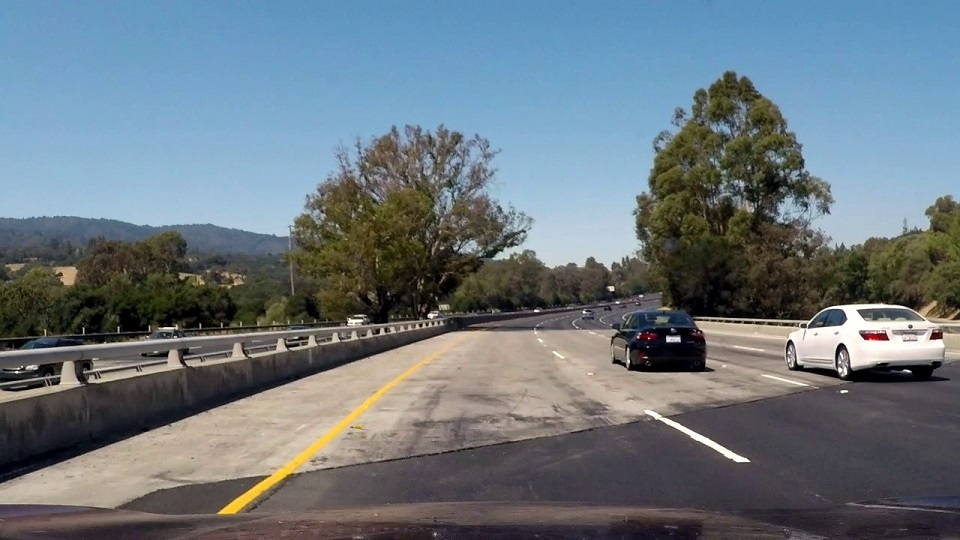
#> input picture test_images/challange00101.jpg, 960 x 540 px; its folder holds only this picture in this run
$ jupyter execute --allow-errors P1.ipynb   (shell and % lines are left out)
#> lines starting #> are read from the running program, lines starting #| are printed output that depends on the picture; after the words box and inside, x2 and y2 are one past the last pixel; in counts of white or black regions, pixels touching at a corner belong together
# Self-Driving Car Engineer Nanodegree

## Project: **Finding Lane Lines on the Road**
***
In this project, you will use the tools you learned about in the lesson to identify lane lines on the road.  You can develop your pipeline on a series of individual images, and later apply the result to a video stream (really just a series of images). Check out the video clip "raw-lines-example.mp4" (also contained in this repository) to see what the output should look like after using the helper functions below.

Once you have a result that looks roughly like "raw-lines-example.mp4", you'll need to get creative and try to average and/or extrapolate the line segments you've detected to map out the full extent of the lane lines.  You can see an example of the result you're going for in the video "P1_example.mp4".  Ultimately, you would like to draw just one line for the left side of the lane, and one for the right.

In addition to implementing code, there is a brief writeup to complete. The writeup should be completed in a separate file, which can be either a markdown file or a pdf document. There is a [write up template](https://github.com/udacity/CarND-LaneLines-P1/blob/master/writeup_template.md) that can be used to guide the writing process. Completing both the code in the Ipython notebook and the writeup template will cover all of the [rubric points](https://review.udacity.com/#!/rubrics/322/view) for this project.

---
Let's have a look at our first image called 'test_images/solidWhiteRight.jpg'.  Run the 2 cells below (hit Shift-Enter or the "play" button above) to display the image.

**Note: If, at any point, you encounter frozen display windows or other confounding issues, you can always start again with a clean slate by going to the "Kernel" menu above and selecting "Restart & Clear Output".**

---

**The tools you have are color selection, region of interest selection, grayscaling, Gaussian smoothing, Canny Edge Detection and Hough Tranform line detection.  You  are also free to explore and try other techniques that were not presented in the lesson.  Your goal is piece together a pipeline to detect the line segments in the image, then average/extrapolate them and draw them onto the image for display (as below).  Once you have a working pipeline, try it out on the video stream below.**

---

<figure>

 <figcaption>
 <p></p>
 <p style="text-align: center;"> Your output should look something like this (above) after detecting line segments using the helper functions below </p>
 </figcaption>
</figure>
 <p></p>
<figure>

 <figcaption>
 <p></p>
 <p style="text-align: center;"> Your goal is to connect/average/extrapolate line segments to get output like this</p>
 </figcaption>
</figure>

**Run the cell below to import some packages.  If you get an `import error` for a package you've already installed, try changing your kernel (select the Kernel menu above --> Change Kernel).  Still have problems?  Try relaunching Jupyter Notebook from the terminal prompt.  Also, consult the forums for more troubleshooting tips.**

## Import Packages

[cell 1]
#importing some useful packages
import matplotlib.pyplot as plt
import matplotlib.image as mpimg
import numpy as np
import cv2

## Read in an Image

#> (a cell that did not finish here is left out)

## Ideas for Lane Detection Pipeline

**Some OpenCV functions (beyond those introduced in the lesson) that might be useful for this project are:**

`cv2.inRange()` for color selection
`cv2.fillPoly()` for regions selection
`cv2.line()` to draw lines on an image given endpoints
`cv2.addWeighted()` to coadd / overlay two images
`cv2.cvtColor()` to grayscale or change color
`cv2.imwrite()` to output images to file
`cv2.bitwise_and()` to apply a mask to an image

**Check out the OpenCV documentation to learn about these and discover even more awesome functionality!**

## Helper Functions

Below are some helper functions to help get you started. They should look familiar from the lesson!

[cell 3]
# helper function are moved to the main cell of the program
# I don't like that I need to go up and execute cells separately
# while I'm developing. Sine I like contrant refactoring helper
# funcitions are "never done".

## Test Images

Build your pipeline to work on the images in the directory "test_images"
**You should make sure your pipeline works well on these images before you try the videos.**

[cell 4]
import os
os.listdir("test_images/")

## Build a Lane Finding Pipeline

Build the pipeline and run your solution on all test_images. Make copies into the `test_images_output` directory, and you can use the images in your writeup report.

Try tuning the various parameters, especially the low and high Canny thresholds as well as the Hough lines parameters.

[cell 5]
## This is a main cell where actual finting is.
import os
import math

def grayscale(img):
    """Applies the Grayscale transform
    This will return an image with only one color channel
    but NOTE: to see the returned image as grayscale
    (assuming your grayscaled image is called 'gray')
    you should call plt.imshow(gray, cmap='gray')"""
    return cv2.cvtColor(img, cv2.COLOR_RGB2GRAY)
    # Or use BGR2GRAY if you read an image with cv2.imread()
    # return cv2.cvtColor(img, cv2.COLOR_BGR2GRAY)

def gaussian_blur(img, kernel_size):
    """Applies a Gaussian Noise kernel"""
    return cv2.GaussianBlur(img, (kernel_size, kernel_size), 0)

def canny(img, low_threshold, high_threshold):
    """Applies the Canny transform"""
    return cv2.Canny(img, low_threshold, high_threshold)

def region_of_interest(img, width, height):

    # Next we'll create a masked edges image using cv2.fillPoly()
    mask = np.zeros_like(img)
    ignore_mask_color = 255

    top = 0.6
    bottom = 0.9

    # This time we are defining a four sided polygon to mask
    vertices = np.array([[(width * 0.05 , height * bottom), (width * 0.49, height * top),
                          (width * 0.51, height * top), (width * 0.95, height * bottom)]], dtype=np.int32)
    cv2.fillPoly(mask, vertices, ignore_mask_color)
    masked_img = cv2.bitwise_and(img, mask)

    return masked_img


# [9 lines left out: function hough_lines, not called in this run]

def calc_lane(lanes, lines, width, height, top_of_the_road):
    if len(lines) > 0 :
        slope, offset = tuple(np.mean(lines, axis=0))
        if slope != 0 and slope != float('-inf'):
            #print("found")
            # print(slope)
            y1 = int(height * top_of_the_road)
            x1 = int((y1 - offset) / slope)
            y2 = height
            x2 = int((y2 - offset) / slope)
            lanes.append([x1, y1, x2, y2])

def detect_lanes(lines, width, height):
    """
    Think about things like separating line segments by their
    slope ((y2-y1)/(x2-x1)) to decide which segments are part of the left
    line vs. the right line.  Then, you can average the position of each of
    the lines and extrapolate to the top and bottom of the lane.
    """
    left_lines = []
    right_lines = []
    lanes = []

    if lines is not None:
        for line in lines:
            for x1,y1,x2,y2 in line:
                slope = (y2 - y1) / (x2 - x1)
                if slope > 0.5 or slope < -0.5:
                    # print(slope)
                    b = y1 - slope * x1
                    if slope > 0:
                        left_lines.append(tuple([slope, b]))
                    else:
                        right_lines.append(tuple([slope, b]))

        calc_lane(lanes, left_lines, width, height, 0.6)
        calc_lane(lanes, right_lines, width, height, 0.6)

    return lanes

def draw_lines(line_image, lines, color=[0, 0, 255], thickness=5):
    if lines is not None:
        for x1,y1,x2,y2 in lines:
            cv2.line(line_image, (x1, y1), (x2, y2), color, thickness)

def weighted_img(img, initial_img, α=0.8, β=1., γ=0.):
    """
    `img` is an image with lines drawn on it.
    Should be a blank image (all black) with lines drawn on it.

    `initial_img` should be the image before any processing.

    The result image is computed as follows:

    initial_img * α + img * β + γ
    NOTE: initial_img and img must be the same shape!
    """
    return cv2.addWeighted(initial_img, α, img, β, γ)

def process_image(image):

    # take a image dimensions
    imshape = image.shape
    height = imshape[0]
    width = imshape[1]

    # These are the model parameters
    # Gausian blur
    kernel_size = 5
    # Canny
    low_threshold = 90
    high_threshold = 150
    # The Hough transform parameters
    rho = 2 # distance resolution in pixels of the Hough grid
    theta = np.pi/180 * 1 # angular resolution in radians of the Hough grid
    threshold = 80     # minimum number of votes (intersections in Hough grid cell)
    min_line_length = 50 #minimum number of pixels making up a line
    max_line_gap = 100    # maximum gap in pixels between connectable line segments

    # This is the processing pipeline
    gray = grayscale(image)
    blur_gray = gaussian_blur(gray, kernel_size)
    edges = canny(blur_gray, low_threshold, high_threshold)
    masked_edges_region = region_of_interest(edges, width, height)
    lines = cv2.HoughLinesP(masked_edges_region, rho, theta, threshold, np.array([]), min_line_length, max_line_gap)
    lanes = detect_lanes(lines, width, height) # Use lines to find lanes

    # Make lanes image
    line_image = np.copy(image)*0 # creating a blank to draw lines on
    draw_lines(line_image, lanes)

    output_image = weighted_img(line_image, image, 0.8, 1, 0) # Make weighted image

    return output_image

#############################################################################################
#############################################################################################
#############################################################################################

image_folder = "test_images/"
image_filenames = os.listdir(image_folder)

no_images = len(image_filenames)

fig=plt.figure(figsize=(15, 100))
i = 1
for filename in image_filenames:
    print(filename)
    image = mpimg.imread(image_folder + filename)
#> image is the input picture: shape (540, 960, 3); mean R, G, B 106.9, 118.4, 126
    fig.add_subplot(no_images, 1, i)
    out = process_image(image)
#> in grayscale, `return cv2.cvtColor(img, cv2.COLOR_RGB2GRAY)`:
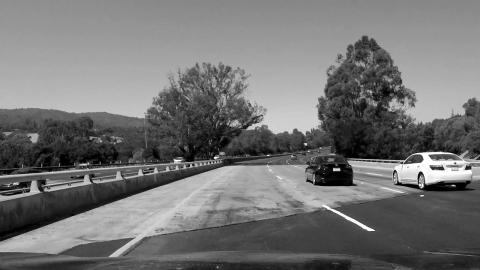
#> returned value: shape (540, 960) (shown at 1/2 size); min 0, max 255, mean 115.8
#> in canny, `return cv2.Canny(img, low_threshold, high_threshold)`:
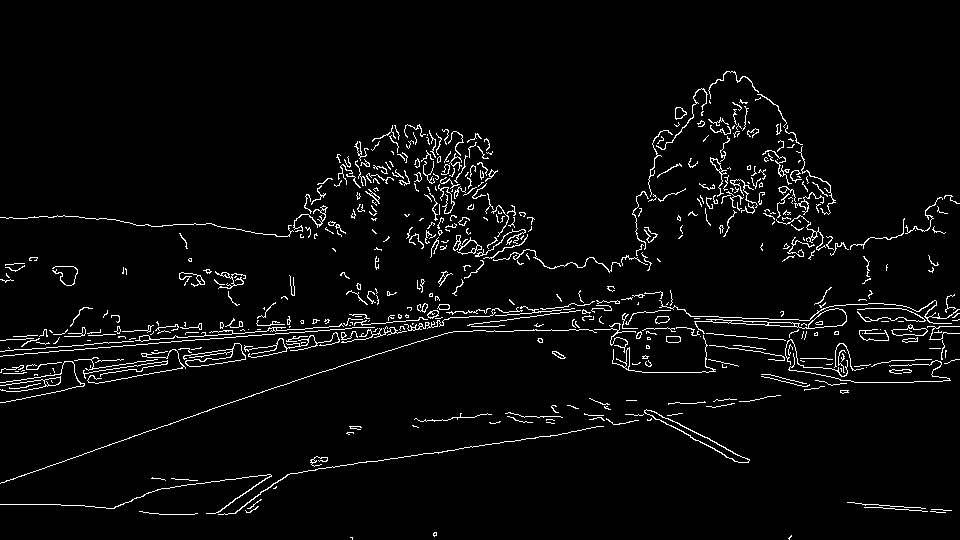
#> returned value: shape (540, 960); 3.7% white in thin lines or dots, all inside (x1, y1, x2, y2) = (0, 71, 960, 540)
#> in region_of_interest, `cv2.fillPoly(mask, vertices, ignore_mask_color)`:
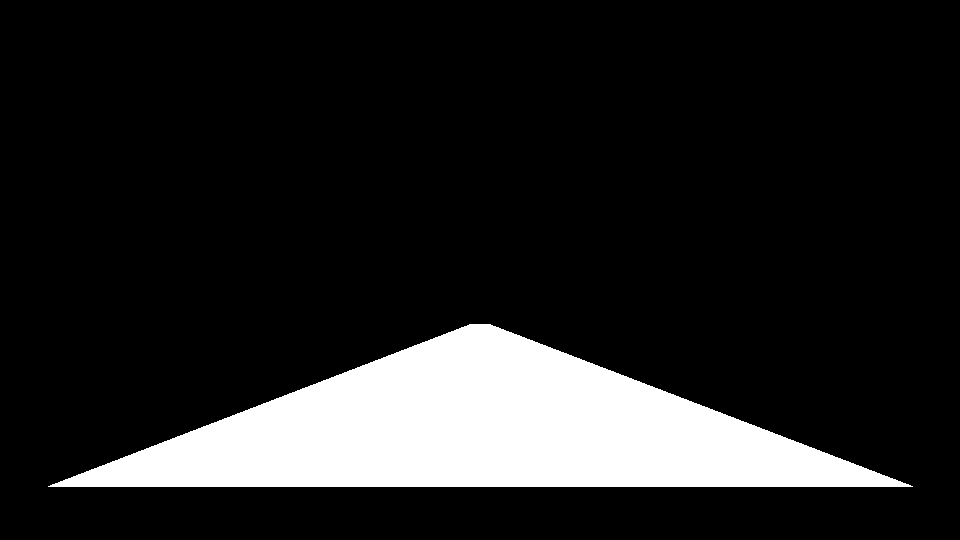
#> mask: shape (540, 960); 14% white; 1 white region, box (x1, y1, x2, y2) and area: (48, 324, 913, 487) 72388
#> in region_of_interest, `masked_img = cv2.bitwise_and(img, mask)`:
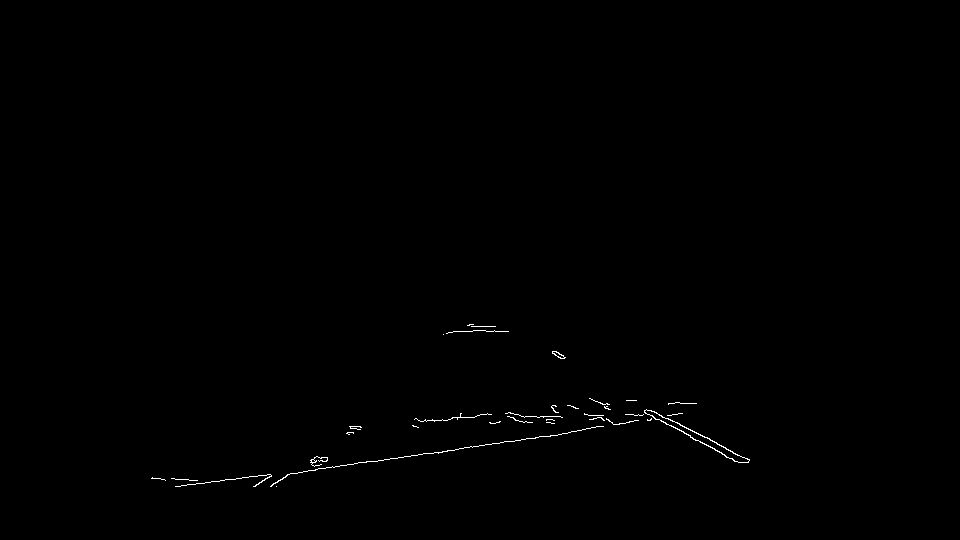
#> masked_img: shape (540, 960); 0.29% white in thin lines or dots, all inside (x1, y1, x2, y2) = (151, 324, 750, 487)
#> in process_image, `lines = cv2.HoughLinesP(masked_edges_region, rho, theta, threshold, np..`: lines = [[235, 479, 668, 419], [176, 486, 267, 474], [629, 400, 742, 457], [414, 419, 677, 414], [418, 420, 672, 420], [265, 478, 392, 458], [645, 413, 741, 462], [631, 400, 716, 442], [460, 416, 653, 416]]
#> the loop in detect_lanes, `for line in lines:` made 9 passes
#> after the loop in detect_lanes, `for line in lines:`: left_lines = [(0.504, 82.72), (0.51, 83.78)]; right_lines = []
#> in calc_lane, `slope, offset = tuple(np.mean(lines, axis=0))`: slope = 0.507; offset = 83.25
#> in calc_lane, `x1 = int((y1 - offset) / slope)`: x1 = 474
#> in calc_lane, `x2 = int((y2 - offset) / slope)`: x2 = 900
#> in process_image, `lanes = detect_lanes(lines, width, height)`: lanes = [[474, 324, 900, 540]]
#> the loop in draw_lines, `for x1,y1,x2,y2 in lines:` made 1 pass
#> after the loop in draw_lines, `for x1,y1,x2,y2 in lines:`:
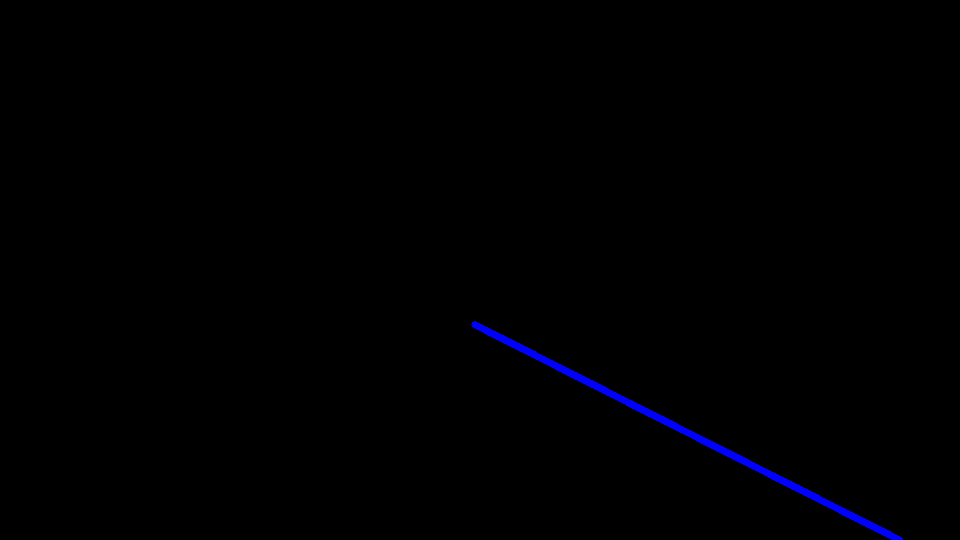
#> line_image: shape (540, 960, 3); mean R, G, B 0, 0, 1.7
#> in weighted_img, `return cv2.addWeighted(initial_img, α, img, β, γ)`:
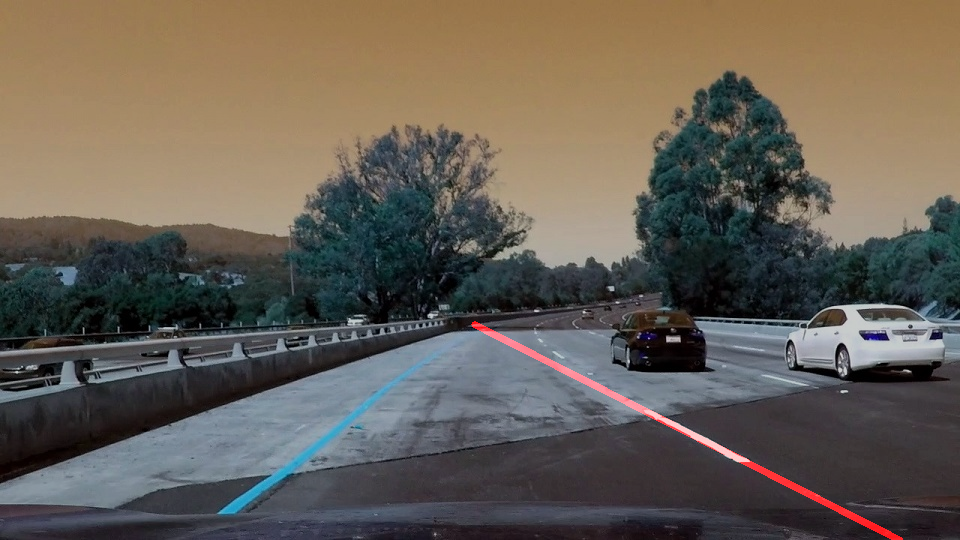
#> returned value: shape (540, 960, 3); mean of channels 0, 1, 2 85.5, 94.7, 101.8; drawn as B, G, R
    plt.imshow(out)
    i += 1

plt.show()

$ run again, on test_images/challange00111.jpg
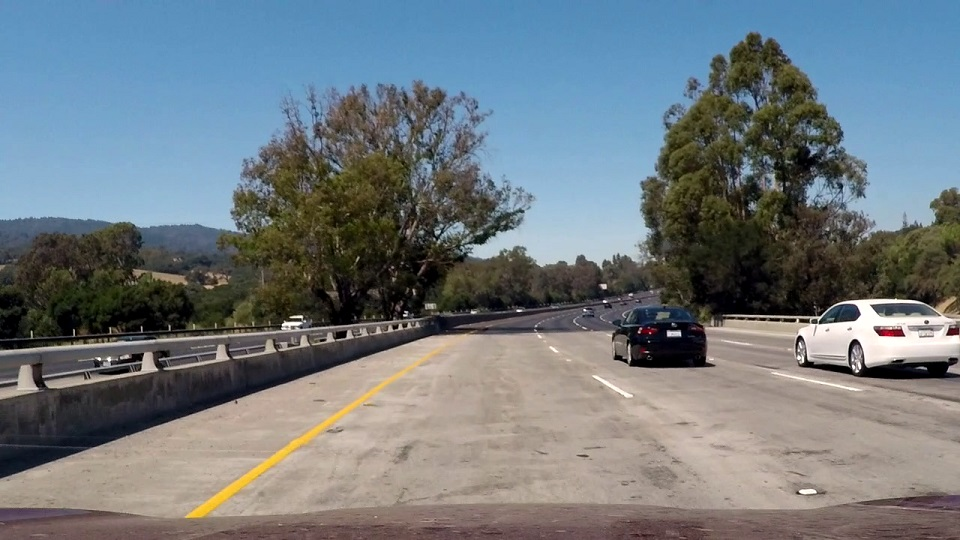
#> input picture test_images/challange00111.jpg, 960 x 540 px
#> image is the input picture: shape (540, 960, 3); mean R, G, B 112.3, 121.3, 126.7
#> mask: shape (540, 960); 14% white; 1 white region, box (x1, y1, x2, y2) and area: (48, 324, 913, 487) 72388
#> in region_of_interest, `masked_img = cv2.bitwise_and(img, mask)`:
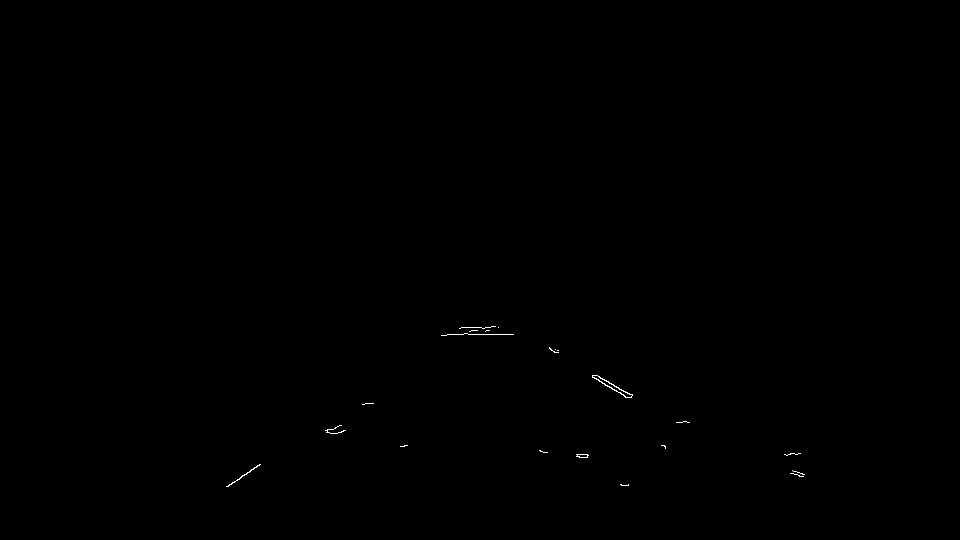
#> masked_img: shape (540, 960); 0.1% white in thin lines or dots, all inside (x1, y1, x2, y2) = (226, 326, 805, 487)
#> lines = None
#> lanes = []
#> line_image: shape (540, 960, 3); every value is 0
#> in weighted_img, `return cv2.addWeighted(initial_img, α, img, β, γ)`:
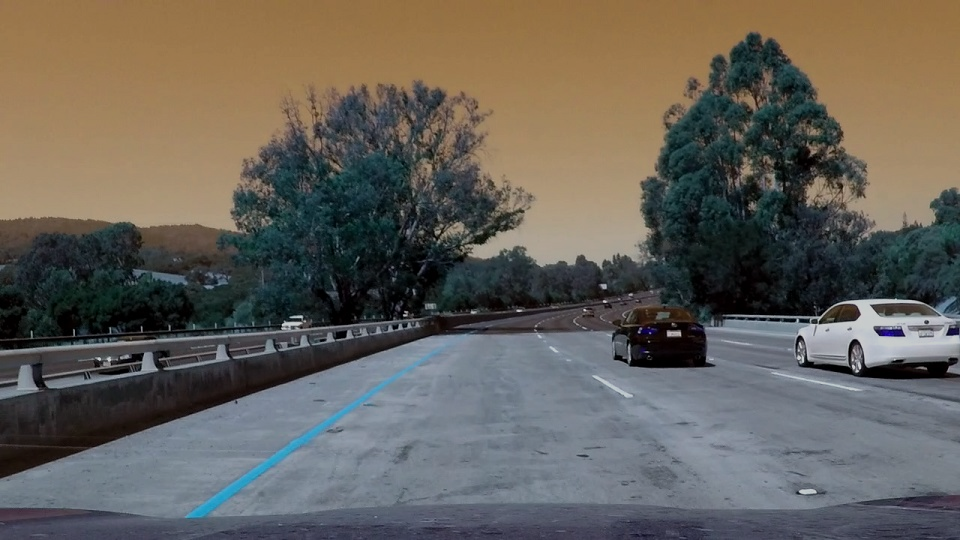
#> returned value: shape (540, 960, 3); mean of channels 0, 1, 2 89.9, 97.1, 101.4; drawn as B, G, R
